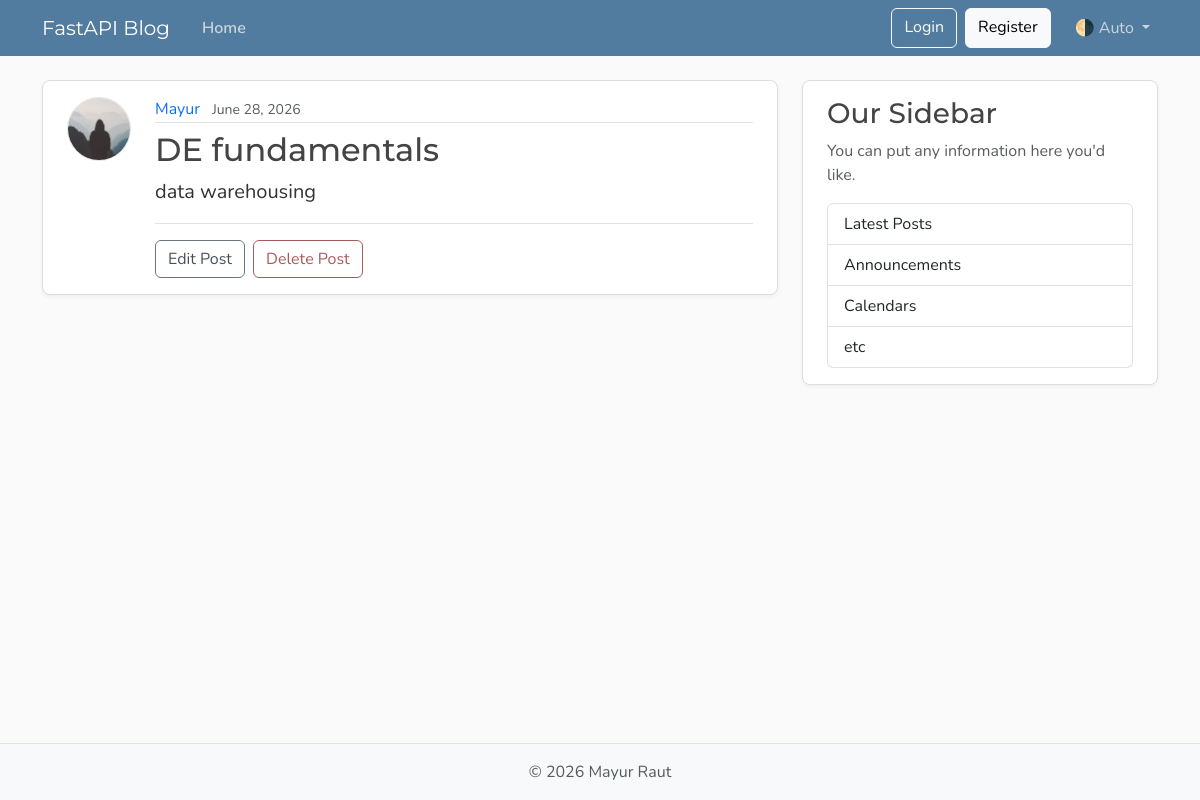
Before: /posts/2 with the older database file.
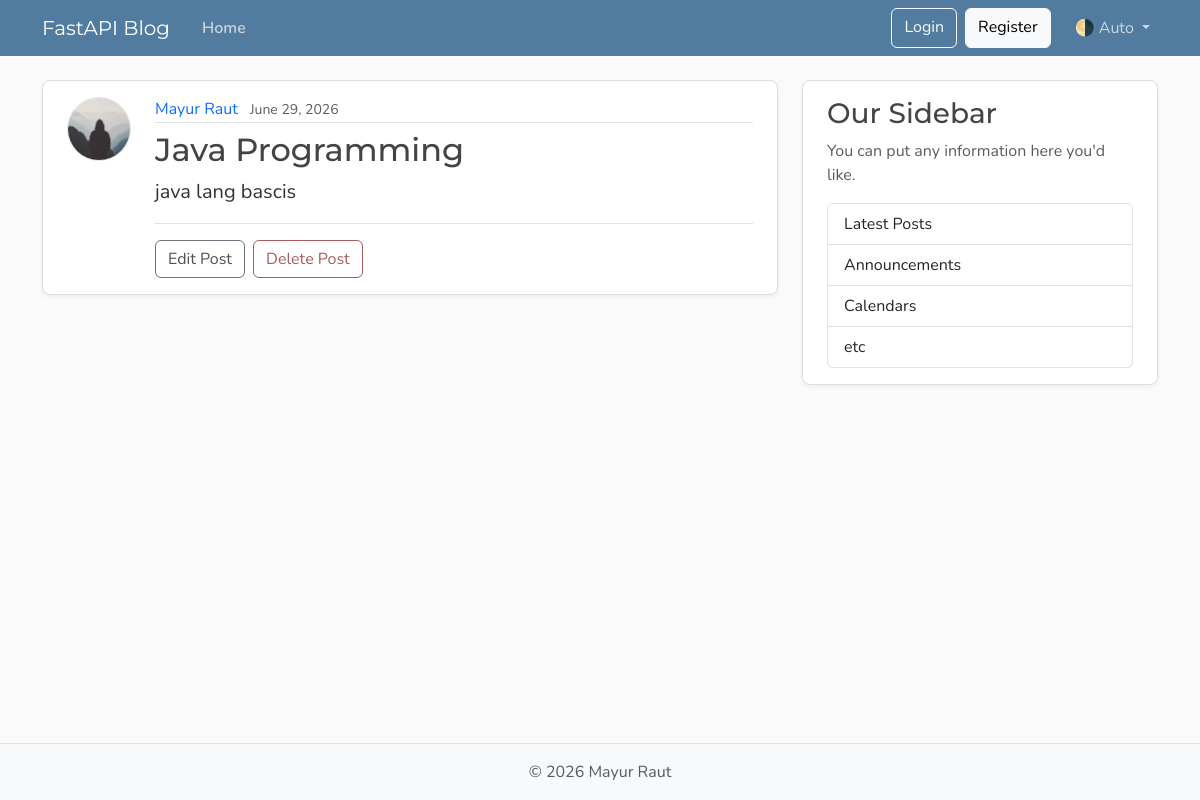
After: the same page with the newer database file.
### models.py (models this page shows, shortened)
class User(Base):
    __tablename__ = "users"
    id: Mapped[int] = mapped_column(Integer, primary_key=True, index=True)
    username: Mapped[str] = mapped_column(String(50), unique=True, nullable=False)
    email: Mapped[str] = mapped_column(String(120), unique=True, nullable=False)
    image_file: Mapped[str | None] = mapped_column(
        String(200),
        nullable=True,
        default=None,
    )
    posts: Mapped[list[Post]] = relationship(back_populates="author", cascade="all, delete-orphan")

class Post(Base):
    __tablename__ = "posts"
    id: Mapped[int] = mapped_column(Integer, primary_key=True, index=True)
    title: Mapped[str] = mapped_column(String(100), nullable=False)
    content: Mapped[str] = mapped_column(Text, nullable=False)
    user_id: Mapped[int] = mapped_column(
        ForeignKey("users.id"),
        nullable=False,
        index=True,
    )
    date_posted: Mapped[datetime] = mapped_column(
        DateTime(timezone=True),
        default=lambda: datetime.now(UTC),
    )
    author: Mapped[User] = relationship(back_populates="posts")

### main.py (the view)
@app.get("/posts/{post_id}", include_in_schema=False)
async def get_post_page(
    request: Request,
    post_id: int,
    db: Annotated[AsyncSession, Depends(get_db)],
):
    result = await db.execute(
        select(models.Post)
        .options(selectinload(models.Post.author))
        .where(models.Post.id == post_id),
    )
    post = result.scalars().first()
    if post:
        title = post.title[:50]
        return templates.TemplateResponse(
            request,
            "post.html",
            {"post": post, "title": title},
        )
    raise HTTPException(status_code=status.HTTP_404_NOT_FOUND, detail="Post not found")

### templates/post.html (shortened to what this page needs)
{% extends "layout.html" %}
{% block content %}
  <article class="content-section py-3 px-4 mb-4">
    <div class="d-flex align-items-start gap-4">
      <img class="rounded-circle article-img flex-shrink-0"
           src="{{ post.author.image_path}}"
           alt="{{ post.author.username }}'s profile picture"
           width="64"
           height="64"
           loading="lazy">
      <div class="flex-grow-1">
        <div class="article-metadata mb-2">
          <a class="me-2" href="{{ url_for('user_posts',user_id=post.author.id)}}">{{ post.author.username }}</a>
          <small class="text-body-secondary">{{ post.date_posted.strftime('%B %d, %Y') }}</small>
        </div>
        <h2 class="article-title">{{ post.title }}</h2>
        <p class="article-content">{{ post.content }}</p>
        <div class="post-actions mt-3 pt-3 border-top">
          <a class="btn btn-outline-secondary me-1" href="#">Edit Post</a>
          <button type="button"
                  class="btn btn-outline-danger"
                  data-bs-toggle="modal"
                  data-bs-target="#deleteModal">Delete Post</button>
        </div>
      </div>
    </div>
  </article>
{% endblock content %}

Changed rows visible on the page:
no longer on this page (row edited): User: author.username "Mayur"
now on this page (row edited): User: author.username "Mayur Raut"
changed Post: date_posted "June 28, 2026" → "June 29, 2026"; title "DE fundamentals" → "Java Programming"; content "data warehousing" → "java lang bascis"
